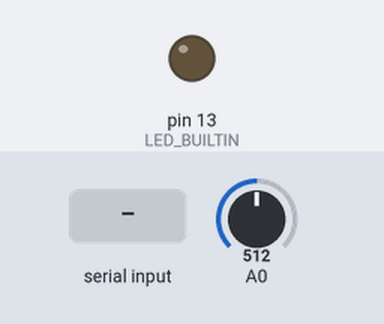
Simulated run of this sketch. Board: Arduino Uno, built with avr-gcc and run on an emulated ATmega328P. Parts: output pins drawn as LEDs (lit = HIGH). The inputs (shaded band) are chosen by the test bench; at power-on: A0 = 512. What the sketch prints to the serial monitor is not drawn.

Above: at 1.2 s.
1.3 s: byte 1 (1) received over Serial
At 1.6 s:
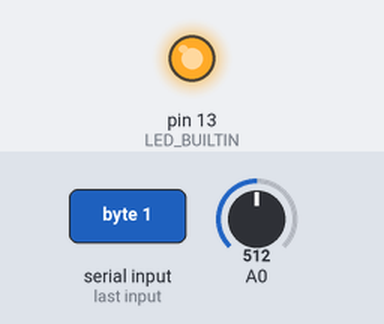
4.5 s: "1" received over Serial
At 5.2 s:
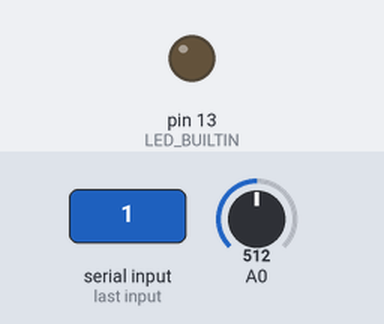
Timing chart, 0 to 7.5 s (numbered marks = the images above; inputs shaded):
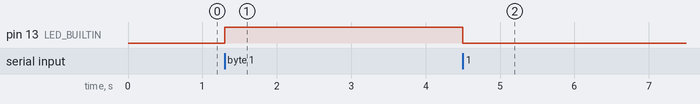

Measured:
- after the input at 1.3 s, pin 13 (LED_BUILTIN): LOW → HIGH at once
- after the input at 4.5 s, pin 13 (LED_BUILTIN): HIGH → LOW at once

The sketch:

processing.ino
```cpp
int incomingByte;

void setup() {
 Serial.begin(9600); // initialize serial communications
 pinMode(LED_BUILTIN, OUTPUT);
}

void loop()
{
 int potentiometer = analogRead(A0);                  // read the input pin
 int mappedPot = map(potentiometer, 0, 1023, 0, 255); // remap the pot value to fit in 1 byte
 Serial.write(mappedPot);                             // print it out the serial port
 delay(1);                                            // slight delay to stabilize the ADC

 if (Serial.available() > 0)
 {
  incomingByte = Serial.read();
  if (incomingByte == 1)
  {
    digitalWrite(LED_BUILTIN, HIGH);
  }
  else
  {
    digitalWrite(LED_BUILTIN, LOW);
  }
 }
}
```
